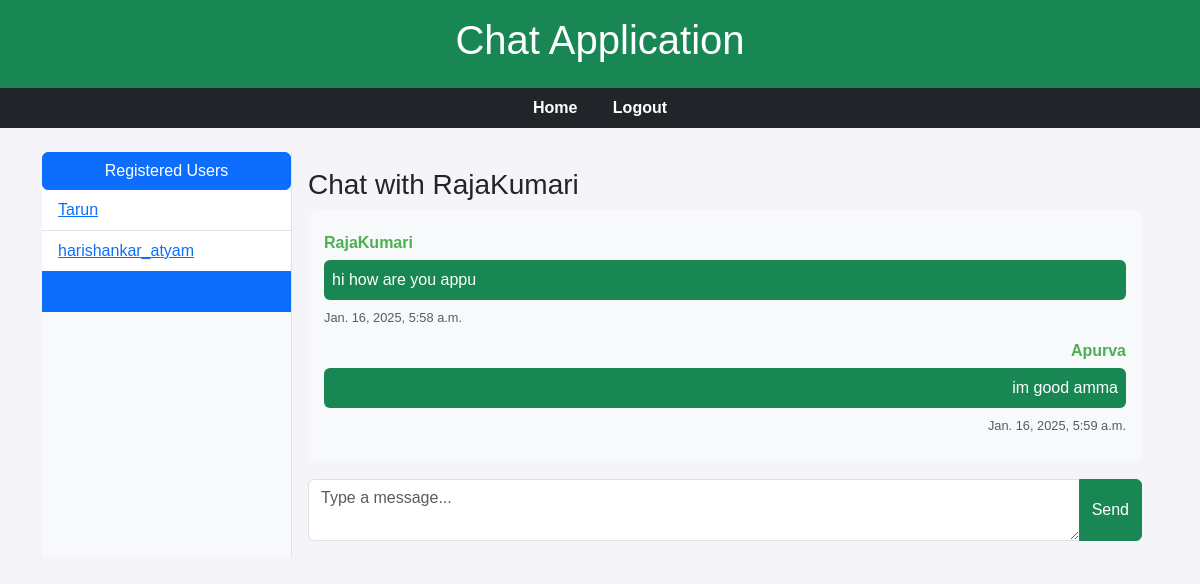
The app's page /chat/chat/4/ (signed in) with its own data.
### chat/models.py (models this page shows, shortened)
class Message(models.Model):
    sender = models.ForeignKey(User, related_name='sent_messages', on_delete=models.CASCADE)
    receiver = models.ForeignKey(User, related_name='received_messages', on_delete=models.CASCADE)
    content = models.TextField()
    timestamp = models.DateTimeField(auto_now_add=True)

### chat/views.py (the view)
# urls.py: path('chat/<int:user_id>/', views.chat_window, name='chat_window'),
@login_required
def chat_window(request, user_id):
    receiver = get_object_or_404(User, id=user_id)
    users = User.objects.exclude(id=request.user.id)  # Get all users for the sidebar
    messages = Message.objects.filter(
        (models.Q(sender=request.user) & models.Q(receiver=receiver)) |
        (models.Q(sender=receiver) & models.Q(receiver=request.user))
    ).order_by('timestamp')
    if request.method == 'POST':
        content = request.POST.get('message')
        if content:
            Message.objects.create(sender=request.user, receiver=receiver, content=content)
        return redirect('chat:chat_window', user_id=user_id)
    return render(request, 'chat/chat_window.html', {
        'receiver': receiver,
        'messages': messages,
        'users': users
    })

### chat/templates/chat/chat_window.html (shortened to what this page needs)
{% extends 'chat/base.html' %}
{% load static %}
{% block content %}
<div class="d-flex">
    <div class="bg-light border-end" style="width: 250px;">
        <button class="btn btn-primary w-100" type="button" data-bs-toggle="collapse" data-bs-target="#userList" aria-expanded="true" aria-controls="userList">
            Registered Users
        </button>
        <div class="collapse show" id="userList">
            <ul class="list-group list-group-flush">
                {% for user in users %}
                    <li class="list-group-item {% if user == receiver %}active{% endif %}">
                        <a href="{% url 'chat:chat_window' user.id %}">{{ user.username }}</a>
                    </li>
                {% endfor %}
            </ul>
        </div>
    </div>
    <div class="flex-grow-1 p-3">
        <h3>Chat with {{ receiver.username }}</h3>
        <div class="chat-messages bg-light p-3 mb-3" style="max-height: 400px; overflow-y: auto; border-radius: 10px;">
            {% for message in messages %}
                <div class="message {% if message.sender == user %}text-end{% else %}text-start{% endif %}">
                    <p class="mb-1"><strong>{{ message.sender.username }}</strong></p>
                    <p class="bg-success text-white p-2 rounded">{{ message.content }}</p>
                    <small class="text-muted">{{ message.timestamp }}</small>
                </div>
            {% endfor %}
        </div>
        <form method="POST">
            <div class="input-group">
                <textarea name="message" class="form-control" placeholder="Type a message..." required></textarea>
                <button type="submit" class="btn btn-success">Send</button>
            </div>
        </form>
    </div>
</div>
{% endblock %}

### static/chat/css/styles.css (style rules this page uses)
body { font-family: 'Arial', sans-serif; background-color: #f4f4f9; margin: 0; padding: 0; }
.chat-messages { padding: 15px; max-height: 400px; overflow-y: auto; }
.message { margin-bottom: 10px; }
.message strong { font-size: 1em; color: #4CAF50; }
.message p { margin: 5px 0; }
.message small { font-size: 0.8em; color: #888; }

### records on screen
Message: sender.username "RajaKumari", content "hi how are you appu", timestamp "Jan. 16, 2025, 5:58 a.m."
Message: sender.username "Apurva", content "im good amma", timestamp "Jan. 16, 2025, 5:59 a.m."

### other values on screen
{{ user.username }} "Tarun"
{{ user.username }} "harishankar_atyam"
{{ receiver.username }} "RajaKumari"
